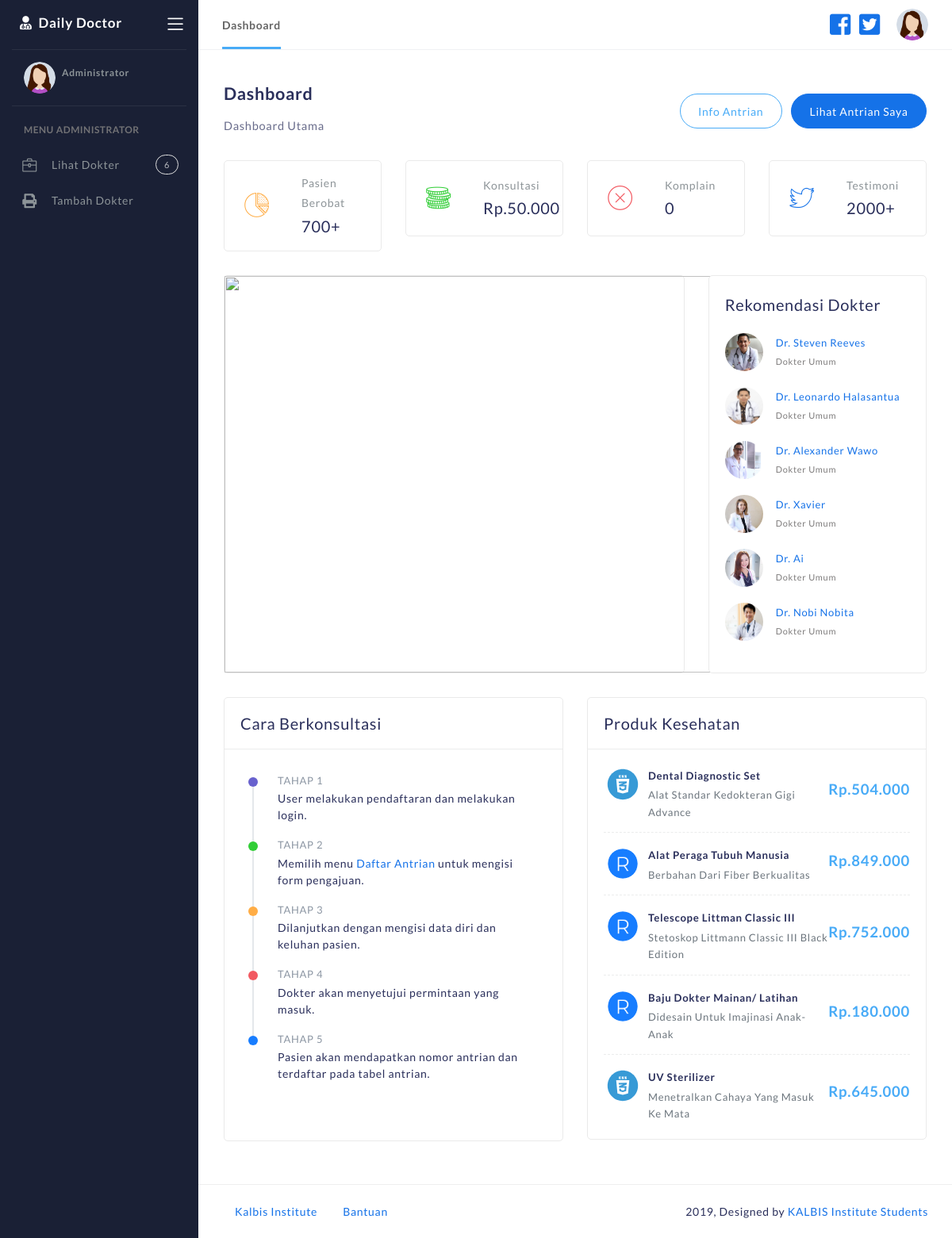
The page /index.php/dashboard on the database its author committed.
### tables this page shows
CREATE TABLE `tb_dokter` (
  `id` int(11) NOT NULL,
  `nama` varchar(255) NOT NULL,
  `username` varchar(255) NOT NULL,
  `email` varchar(255) NOT NULL,
  `password` varchar(255) NOT NULL,
  `jk` varchar(255) NOT NULL,
  `spesialis` varchar(255) NOT NULL,
  `alamat` varchar(255) NOT NULL,
  `foto` varchar(255) NOT NULL,
  `rating` int(11) NOT NULL,
  `role` int(11) NOT NULL
);

### application/controllers/Dashboard.php (called while the page is built, shortened)
<?php
class Dashboard extends CI_Controller {
public function index(){
	$this->db->select("*");
	$this->db->from("tb_dokter");
	$data['view_dokter'] = $this->db->get()->result_array();
	$query = $this->db->query('SELECT * FROM tb_dokter');
	$data['jum_dokter'] = $query->num_rows();
	$dokter = $this->session->userdata('id');
	$query = $this->db->query("SELECT * FROM tb_antrian WHERE id_dokter = '".$dokter."'");
	$data['jum_antrian'] = $query->num_rows();
	$this->load->view('templates/header',$data);
	$this->load->view('Dashboard',$data);
	$this->load->view('templates/footer');
}
}

### index.php (called while the page is built, shortened)
<?php
require_once BASEPATH.'core/CodeIgniter.php';

### application/views/dashboard.php (the view, shortened to what this page needs)
<div class="main-panel full-height">
	<div class="container">
		<div class="page-inner">
			<div class="d-flex align-items-left align-items-md-center flex-column flex-md-row pt-3 pb-4">
				<div>
					<h2 class="pb-2 fw-bold">Dashboard</h2>
					<h5 class="op-7 mb-2">Dashboard Utama</h5>
				</div>
				<div class="ml-md-auto py-2 py-md-0">
					<a href="#" class="btn btn-info btn-border btn-round mr-2" data-toggle="modal" data-target="#exampleModal2">Info Antrian</a>
					<?php if($user['role']==2): ?>
					<a href="<?= base_url('pasien/daftarantrian') ?>" class="btn btn-primary btn-round">Ambil Nomor Antrian</a>
					<?php else: ?>
					<a href="<?= base_url('dokter/antriansaya') ?>" class="btn btn-primary btn-round">Lihat Antrian Saya</a>
					<?php endif; ?>
				</div>
			</div>
			<div class="row">
				<div class="col-sm-6 col-md-3">
					<div class="card card-stats card-round">
						<div class="card-body ">
							<div class="row">
								<div class="col-5">
									<div class="icon-big text-center">
										<i class="flaticon-chart-pie text-warning"></i>
									</div>
								</div>
								<div class="col-7 col-stats">
									<div class="numbers">
										<p class="card-category">Pasien Berobat</p>
										<h4 class="card-title">700+</h4>
									</div>
								</div>
							</div>
						</div>
					</div>
				</div>
				<div class="col-sm-6 col-md-3">
					<div class="card card-stats card-round">
						<div class="card-body ">
							<div class="row">
								<div class="col-5">
									<div class="icon-big text-center">
										<i class="flaticon-coins text-success"></i>
									</div>
								</div>
								<div class="col-7 col-stats">
									<div class="numbers">
										<p class="card-category">Konsultasi</p>
										<h4 class="card-title">Rp.50.000</h4>
									</div>
								</div>
							</div>
						</div>
					</div>
				</div>
				<div class="col-sm-6 col-md-3">
					<div class="card card-stats card-round">
						<div class="card-body">
							<div class="row">
								<div class="col-5">
									<div class="icon-big text-center">
										<i class="flaticon-error text-danger"></i>
									</div>
								</div>
								<div class="col-7 col-stats">
									<div class="numbers">
										<p class="card-category">Komplain</p>
										<h4 class="card-title">0</h4>
									</div>
								</div>
							</div>
						</div>
					</div>
				</div>
				<div class="col-sm-6 col-md-3">
					<div class="card card-stats card-round">
						<div class="card-body">
							<div class="row">
								<div class="col-5">
									<div class="icon-big text-center">
										<i class="flaticon-twitter text-primary"></i>
									</div>
								</div>
								<div class="col-7 col-stats">
									<div class="numbers">
										<p class="card-category">Testimoni</p>
										<h4 class="card-title">2000+</h4>
									</div>
								</div>
							</div>
						</div>
					</div>
				</div>
			</div>
			<div class="row">
				<div class="col-md-8">
					<div class="card">
					<img src="<?= base_url('assets/img/66d491d01748615d6b5473bde59dbdecc669d7b1.jpg') ?>" style="width: 700px; height:500px">
					</div>
				</div>
				<div class="col-md-4">
					<div class="card">
						<div class="card-body">
							<div class="card-title fw-mediumbold">Rekomendasi Dokter</div>
							<div class="card-list">
								<?php foreach($view_dokter as $row2): ?>
								<div class="item-list">
									<div class="avatar">
										<img src="<?= base_url(); ?>assets/img/dokter/<?php echo $row2['foto']; ?>" alt="..." class="avatar-img rounded-circle">
									</div>
									<div class="info-user ml-3">
										<div class="username"><?= $row2['nama']?></div>
										<div class="status"><?= $row2['spesialis']?></div>
									</div>
								</div>
							<?php endforeach; ?>
							</div>
						</div>
					</div>
				</div>
			</div>
			<div class="row">
				<div class="col-md-6">
					<div class="card">
						<div class="card-header">
							<div class="card-title">Cara Berkonsultasi</div>
						</div>
						<div class="card-body">
							<ol class="activity-feed">
								<li class="feed-item feed-item-secondary">
									<time class="date" datetime="9-25">Tahap 1</time>
									<span class="text">User melakukan pendaftaran dan melakukan login.</span>
								</li>
								<li class="feed-item feed-item-success">
									<time class="date" datetime="9-24">Tahap 2</time>
									<span class="text">Memilih menu <a href="">Daftar Antrian</a> untuk mengisi form pengajuan.</span>
								</li>
								<li class="feed-item feed-item-warning">
									<time class="date" datetime="9-21">Tahap 3</time>
									<span class="text">Dilanjutkan dengan mengisi data diri dan keluhan pasien.</span>
								</li>
								<li class="feed-item feed-item-danger">
									<time class="date" datetime="9-18">Tahap 4</time>
									<span class="text">Dokter akan menyetujui permintaan yang masuk.</span>
								</li>
								<li class="feed-item">
									<time class="date" datetime="9-17">Tahap 5</time>
									<span class="text">Pasien akan mendapatkan nomor antrian dan terdaftar pada tabel antrian.</span>
								</li>
							</ol>
						</div>
					</div>
				</div>
				<div class="col-md-6">
					<div class="card">
						<div class="card-header">
							<div class="card-title">Produk Kesehatan</div>
						</div>
						<div class="card-body pb-0">
							<div class="d-flex">
								<div class="avatar">
									<img src="<?= base_url('assets/img/logoproduct.svg') ?>" alt="..." class="avatar-img rounded-circle">
								</div>
								<div class="flex-1 pt-1 ml-2">
									<h6 class="fw-bold mb-1">Dental Diagnostic Set</h6>
									<small class="text-muted">Alat Standar Kedokteran Gigi Advance</small>
								</div>
								<div class="d-flex ml-auto align-items-center">
									<h3 class="text-info fw-bold">Rp.504.000</h3>
								</div>
							</div>
							<div class="separator-dashed"></div>
							<div class="d-flex">
								<div class="avatar">
									<img src="<?= base_url('assets/img/logoproduct3.svg') ?>" alt="..." class="avatar-img rounded-circle">
								</div>
								<div class="flex-1 pt-1 ml-2">
									<h6 class="fw-bold mb-1">Alat Peraga Tubuh Manusia</h6>
									<small class="text-muted">Berbahan Dari Fiber Berkualitas</small>
								</div>
								<div class="d-flex ml-auto align-items-center">
									<h3 class="text-info fw-bold">Rp.849.000</h3>
								</div>
							</div>
							<div class="separator-dashed"></div>
							<div class="d-flex">
								<div class="avatar">
									<img src="<?= base_url('assets/img/logoproduct3.svg') ?>" alt="..." class="avatar-img rounded-circle">
								</div>
								<div class="flex-1 pt-1 ml-2">
									<h6 class="fw-bold mb-1">Telescope Littman Classic III</h6>
									<small class="text-muted">Stetoskop Littmann Classic III Black Edition</small>
								</div>
								<div class="d-flex ml-auto align-items-center">
									<h3 class="text-info fw-bold">Rp.752.000</h3>
								</div>
							</div>
							<div class="separator-dashed"></div>
							<div class="d-flex">
								<div class="avatar">
									<img src="<?= base_url('assets/img/logoproduct3.svg') ?>" alt="..." class="avatar-img rounded-circle">
								</div>
								<div class="flex-1 pt-1 ml-2">
									<h6 class="fw-bold mb-1">Baju Dokter Mainan/ Latihan</h6>
									<small class="text-muted">Didesain Untuk Imajinasi Anak-Anak</small>
								</div>
								<div class="d-flex ml-auto align-items-center">
									<h3 class="text-info fw-bold">Rp.180.000</h3>
								</div>
							</div>
							<div class="separator-dashed"></div>
							<div class="d-flex">
								<div class="avatar">
									<img src="<?= base_url('assets/img/logoproduct.svg') ?>" alt="..." class="avatar-img rounded-circle">
								</div>
								<div class="flex-1 pt-1 ml-2">
									<h6 class="fw-bold mb-1">UV Sterilizer</h6>
									<small class="text-muted">Menetralkan Cahaya Yang Masuk Ke Mata</small>
								</div>
								<div class="d-flex ml-auto align-items-center">
									<h3 class="text-info fw-bold">Rp.645.000</h3>
								</div>
							</div>
							<br/>
						</div>
					</div>
				</div>
			</div>
		</div>
	</div>

### rows shown on the page
tb_dokter: foto (picture), nama "Dr. Steven Reeves", spesialis "Dokter Umum"
tb_dokter: foto (picture), nama "Dr. Leonardo Halasantua", spesialis "Dokter Umum"
tb_dokter: foto (picture), nama "Dr. Alexander Wawo", spesialis "Dokter Umum"
tb_dokter: foto (picture), nama "Dr. Xavier", spesialis "Dokter Umum"
tb_dokter: foto (picture), nama "Dr. Ai", spesialis "Dokter Umum"
tb_dokter: foto (picture), nama "Dr. Nobi Nobita", spesialis "Dokter Umum"

### other values the page prints
$jum_dokter "6"
